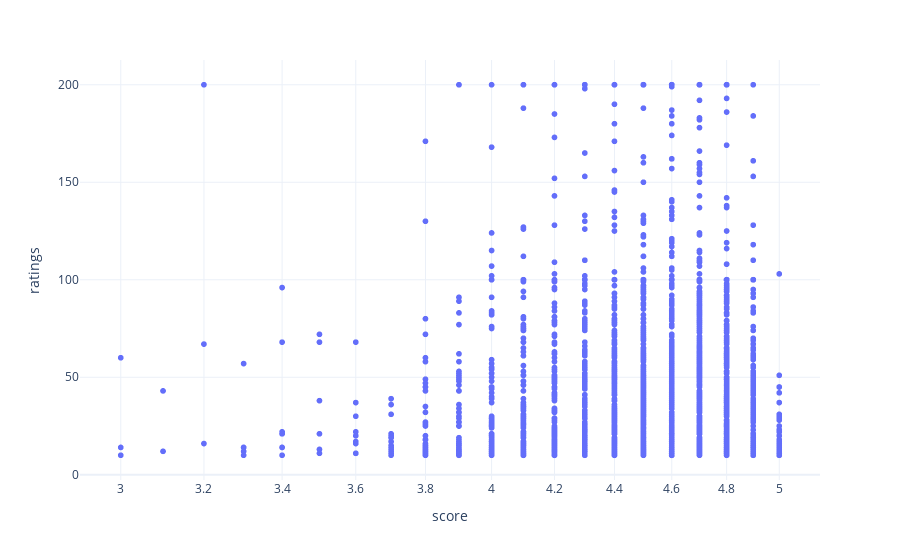

Notebook code for this chart:
### Code cell
fig = px.scatter(popular_restaurant, x="score", y="ratings",
     size_max=45, log_x=True, template='plotly_white')

fig.update_layout(legend=dict(
    yanchor="top",
    y=0.99,
    xanchor="left",
    x=0.01
))

fig.show()

### Figure 1 — Plotly figure (JSON) as saved in the notebook; plotly's stock layout.template omitted (floating-point values rounded to 4 significant figures; data arrays with more than 128 entries replaced by an {"elided": "..."} marker saying what was removed)
{"data": [{"hovertemplate": "score=%{x}<br>ratings=%{y}<extra></extra>", "legendgroup": "", "marker": {"color": "#636efa", "symbol": "circle"}, "mode": "markers", "name": "", "showlegend": false, "type": "scattergl", "x": {"elided": "5000 float values"}, "xaxis": "x", "y": {"elided": "5000 int values"}, "yaxis": "y"}], "layout": {"legend": {"tracegroupgap": 0, "x": 0.01, "xanchor": "left", "y": 0.99, "yanchor": "top"}, "margin": {"t": 60}, "xaxis": {"anchor": "y", "domain": [0, 1], "title": {"text": "score"}, "type": "log"}, "yaxis": {"anchor": "x", "domain": [0, 1], "title": {"text": "ratings"}}}}
